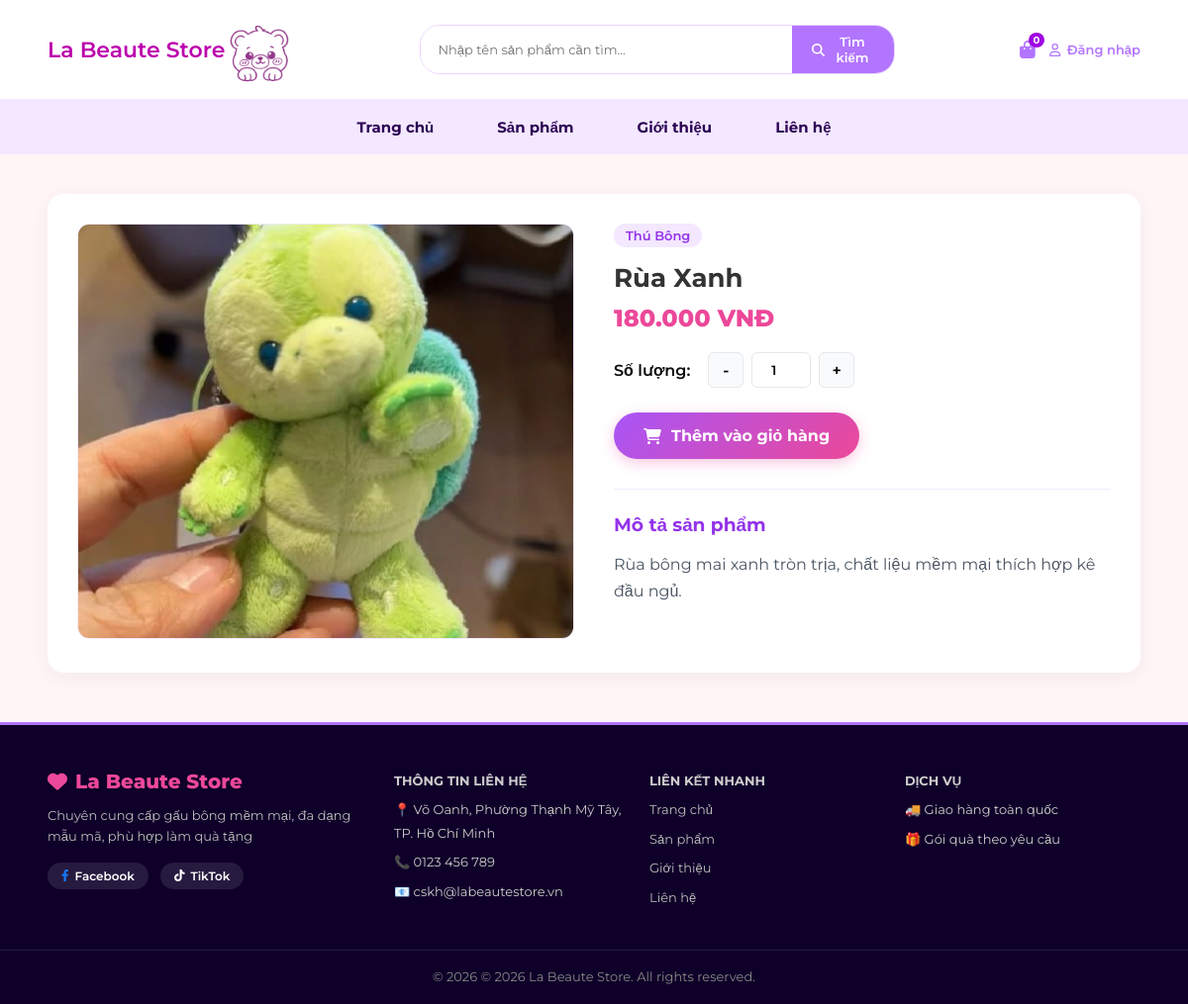
Page /product-detail.php?id=29 on the committed database.
### tables this page shows
CREATE TABLE IF NOT EXISTS products (
    id INT AUTO_INCREMENT PRIMARY KEY,
    category_id INT NOT NULL,
    name VARCHAR(255) NOT NULL,
    price DECIMAL(10,2) NOT NULL,
    quantity INT NOT NULL DEFAULT 0,
    thumbnail VARCHAR(255) NOT NULL,
    description LONGTEXT NULL,
    created_at TIMESTAMP DEFAULT CURRENT_TIMESTAMP,
    FOREIGN KEY (category_id) REFERENCES categories(id) ON DELETE CASCADE
);

CREATE TABLE IF NOT EXISTS categories (
    id INT AUTO_INCREMENT PRIMARY KEY,
    name VARCHAR(100) NOT NULL,
    status TINYINT DEFAULT 1
);

### models/Product.php (called while the page is built, shortened)
<?php
class Product {
    private $conn;
    private $table = "products";
    public function __construct($db_conn) {
        $this->conn = $db_conn;
    }
    public function getProductById($id) {
        $sql = "SELECT p.*, c.name AS category_name
                FROM " . $this->table . " p
                LEFT JOIN categories c ON p.category_id = c.id
                WHERE p.id = :id LIMIT 1";
        $stmt = $this->conn->prepare($sql);
        $stmt->bindParam(':id', $id, PDO::PARAM_INT);
        $stmt->execute();
        return $stmt->fetch(PDO::FETCH_ASSOC);
    }
}

### product-detail.php (the view, shortened to what this page needs)
<?php
require_once __DIR__ . '/config/database.php';
if (file_exists(__DIR__ . '/models/Product.php')) {
    require_once __DIR__ . '/models/Product.php';
} elseif (file_exists(__DIR__ . '/Product.php')) {
    require_once __DIR__ . '/Product.php';
}
$database = new Database();
$conn = $database->getConnection();
$id = isset($_GET['id']) ? intval($_GET['id']) : 0;
$product = null;
if ($conn && $id > 0) {
    if (class_exists('Product')) {
        $productModel = new Product($conn);
        if (method_exists($productModel, 'getProductById')) {
            $product = $productModel->getProductById($id);
        }
    }
}
function getProductImagePath($path) {
    if (str_starts_with($path, 'http://') || str_starts_with($path, 'https://') || str_starts_with($path, 'assets/')) {
        return $path;
    }
    return 'assets/uploads/products/' . ltrim($path, '/');
}
$isLoggedIn = isset($_SESSION['user']) || isset($_SESSION['user_id']);
$thumb = $product['thumbnail'] ?? ($product['image'] ?? '');
$mainImageUrl = getProductImagePath($thumb);
?>
<!DOCTYPE html>
<html lang="vi">
<head>
    <link rel="stylesheet" href="assets/css/style.css">
    <link rel="stylesheet" href="https://cdnjs.cloudflare.com/ajax/libs/font-awesome/6.4.0/css/all.min.css">
</head>
<body>
    <?php include("includes/header.php"); ?>
    <div class="container">
        <div class="detail-card">
            <div class="main-img-box">
                <img id="mainImg" src="<?php echo htmlspecialchars($mainImageUrl); ?>"
                    onerror="this.src='https://via.placeholder.com/450x450?text=No+Image';"
                    alt="<?php echo htmlspecialchars($product['name']); ?>">
            </div>
            <div class="product-info">
                <?php if (!empty($product['category_name'])): ?>
                <span class="category-badge"><?php echo htmlspecialchars($product['category_name']); ?></span>
                <?php endif; ?>
                <h1><?php echo htmlspecialchars($product['name']); ?></h1>
                <div class="detail-price">
                    <?php echo number_format($product['price'], 0, ',', '.'); ?> VNĐ
                </div>
                <form action="cart.php?action=add" method="POST" id="cartForm">
                    <div class="quantity-wrapper">
                        <label style="font-weight: 600; margin-right: 10px;">Số lượng:</label>
                        <button type="button" class="btn-qty" id="btnMinus">-</button>
                        <input type="number" name="quantity" id="inputQty" class="input-qty" value="1" min="1"
                            max="<?php echo max(1, (int)($product['quantity'] ?? 1)); ?>">
                        <button type="button" class="btn-qty" id="btnPlus">+</button>
                    </div>
                    <?php if ($isLoggedIn): ?>
                    <button type="submit" name="add_to_cart" class="btn-add-cart-detail">
                        <i class="fa-solid fa-cart-shopping"></i> Thêm vào giỏ hàng
                    </button>
                    <?php else: ?>
                    <a href="login.php?redirect=<?php echo urlencode('product-detail.php?id=' . $product['id']); ?>"
                        onclick="alert('Vui lòng đăng nhập trước khi thêm sản phẩm vào giỏ!');"
                        class="btn-add-cart-detail">
                        <i class="fa-solid fa-cart-shopping"></i> Thêm vào giỏ hàng
                    </a>
                    <?php endif; ?>
                </form>
                <div class="desc-box">
                    <h3 style="color: #9333ea; margin-bottom: 10px;">Mô tả sản phẩm</h3>
                    <div>
                        <?php echo $product['description'] ?: 'Chưa có mô tả cho sản phẩm này.'; ?>
                    </div>
                </div>
            </div>
        </div>
    </div>
    <?php include("includes/footer.php"); ?>
</body>
</html>

### assets/css/style.css (style rules this page uses)
:root { --primary-purple: #b275ff; --dark-purple: #0f0029; --light-purple: #f3e8ff; --bg-pink: #fff5f7; --gradient-btn: linear-gradient(135deg, #a855f7, #ec4899); --gradient-title: linear-gradient(90deg, #ec4899, #a855f7); --text-color: #0c0c0c; --border-color: #fce7f3; }
* { box-sizing: border-box; margin: 0; padding: 0; font-family: "Montserrat", sans-serif; }
body { background-color: var(--bg-pink); color: var(--text-color); }
.container { width: 92%; max-width: 1200px; margin: 0 auto; }

### product-detail.php (style rules this page uses)
.detail-card { display: grid; grid-template-columns: 1fr 1fr; gap: 40px; background: #fff; padding: 30px; border-radius: 16px; box-shadow: 0 4px 20px rgba(0, 0, 0, 0.05); margin: 40px auto; }
.main-img-box img { width: 100%; height: 420px; object-fit: cover; border-radius: 12px; border: 1px solid #f3e8ff; transition: all 0.3s ease; }
.product-info h1 { font-size: 26px; color: #333; margin-bottom: 10px; }
.category-badge { display: inline-block; background: #f3e8ff; color: #9333ea; padding: 4px 12px; border-radius: 20px; font-size: 13px; font-weight: 600; margin-bottom: 15px; }
.detail-price { font-size: 24px; font-weight: 800; color: #ec4899; margin-bottom: 20px; }
.quantity-wrapper { display: flex; align-items: center; gap: 8px; margin-bottom: 25px; }
.btn-qty { width: 36px; height: 36px; border: 1px solid #e5e7eb; background: #f9fafb; border-radius: 6px; font-size: 16px; font-weight: 600; cursor: pointer; transition: all 0.2s; }
.input-qty { width: 60px; height: 36px; text-align: center; border: 1px solid #e5e7eb; border-radius: 6px; font-weight: 600; }
.btn-add-cart-detail { display: inline-flex; align-items: center; justify-content: center; gap: 10px; background: linear-gradient(135deg, #a855f7, #ec4899); color: #fff; border: none; padding: 14px 30px; font-size: 16px; font-weight: 700; border-radius: 30px; cursor: pointer; text-decoration: none; box-shadow: 0 4px 14px rgba(236, 72, 153, 0.3); transition: all 0.3s; }
.desc-box { margin-top: 30px; padding-top: 20px; border-top: 1px solid #f3e8ff; color: #4b5563; line-height: 1.7; }

### rows in the picture
products: thumbnail+name (picture), category.name "Thú Bông", name "Rùa Xanh", price "180.000", quantity "1", description "Rùa bông mai xanh tròn trịa, chất liệu mềm mại thích hợp kê đầu ngủ."

### other values in the picture
$cart_count "0"
